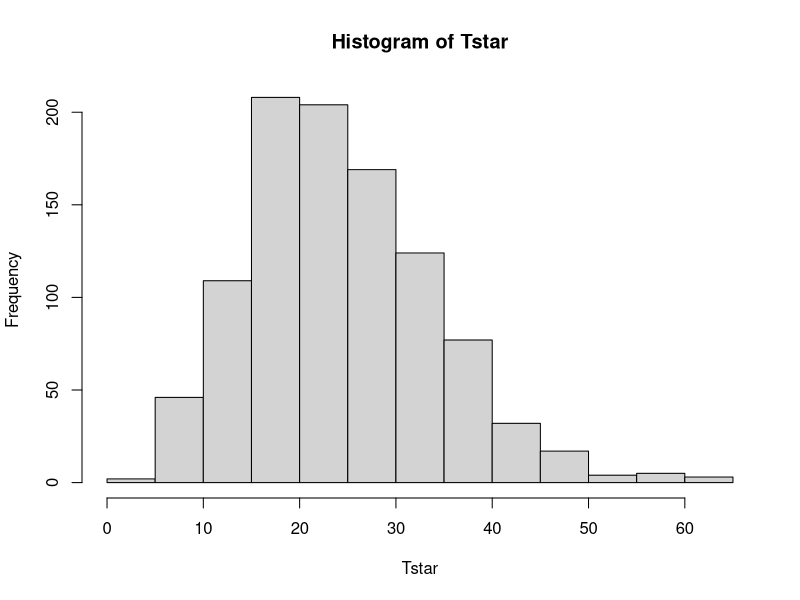

This chart was generated by the following R code:
#1a
#Discuss whether a contingency table test is appropriate here. 
#It is appropriate since the data can be considered categorical and frequencies
# and the condition of the chi-squared test are also met since more than 80% 
# of the expected counts are above 5.

data = read.table("nauseatable.txt", header=TRUE)
data

chisqdata =chisq.test(data)
chisqdata
chisqdata$residuals

# looking at residuals: Chlorpromazine is no neasua, 
# 100mg is naesea en 150mg a bit nausea

#pvalue = 0.03642 which is smaller than 0.05. Therefore H0 is rejected and
#H1 is accepted which means that the row variable and column variable are 
#dependent, which in this case means that it does matter which medicine works 
#best against nausea for the patient

#Where are the main inconsistencies?
#Dont know?

#1b
no_nausea_data = data$Incidence.of.no.nausea
nausea_data = data$Incidence.of.Nausea

a = as.logical(rep(1, times = nausea_data[1]))
b = as.logical(rep(0, times = no_nausea_data[1]))
a2 = as.logical(rep(1, times = nausea_data[2]))
b2 = as.logical(rep(0, times = no_nausea_data[2]))
a3 = as.logical(rep(1, times = nausea_data[3]))
b3 = as.logical(rep(0, times = no_nausea_data[3]))
nausea = c(a,b,a2,b2,a3,b3)

c = rep('Chlorpromazine', times = nausea_data[1])
d = rep('Chlorpromazine', times = no_nausea_data[1])
e = rep('Pentobarbital(100mg)', times = nausea_data[2])
f = rep('Pentobarbital(100mg)', times = no_nausea_data[2])
h = rep('Pentobarbital(150mg)', times = nausea_data[3])
i = rep('Pentobarbital(150mg)', times = no_nausea_data[3])
medicine = c(c,d,e,f,h,i)
table(medicine)
data
      
df <- data.frame(
  medicine = medicine,
  nausea = nausea
)

B=1000
Tstar = c()
for (i in 1:B){
  Xstar = df[sample(nrow(df),1000,replace=TRUE),]
  test=chisq.test(table(Xstar))
  Tstar =  c(Tstar, test$statistic)
  
}

hist(Tstar)
chisqdata$p.value
chisqdata$statistic

pl=sum(Tstar<chisqdata$statistic)/B
pr=sum(Tstar>chisqdata$statistic)/B
pl
pr
p_value = 2*min(pl,pr)
p_value

#pvalue = 0.026 which is smaller than 0.05. Therefore H0 is rejected and
#H1 is accepted which means that the row variable and column variable are 
#dependent, which in this case means that it does matter which medicine is given
#to reduce the nausea of the patient

#1c
#Both are significant so the outcome of both test is that which medicine is given
#matters to reduce the nausea of the patient. The difference between the tests 
#is that chisquare needs atleast 5 samples for 80% of the expected counts, but
#these data has that so we could just use the chisquare

# Equality between tests: use same test statistic, however the permutation test 
# resamples the data and it is still same p-value -> original sample has a good
# distribution
